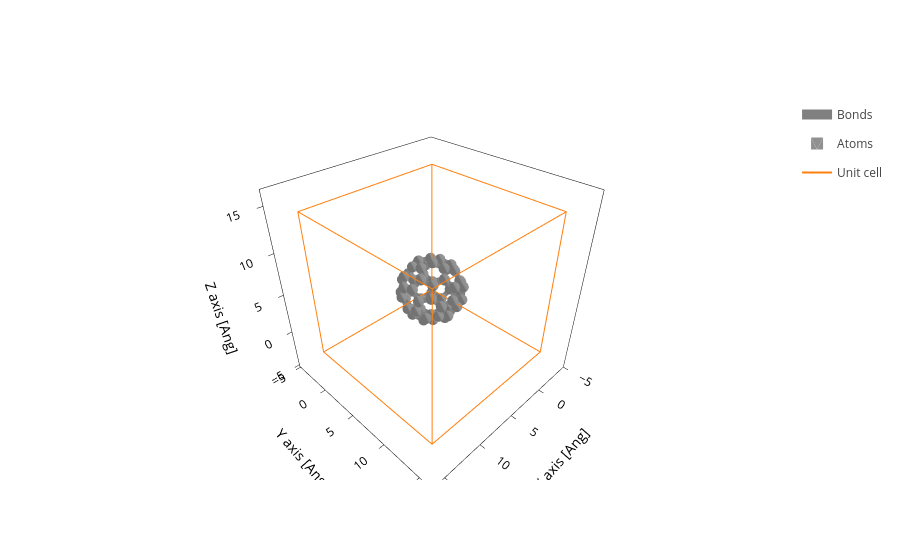

The code cell stored with this chart in its notebook:
### Code cell
system.plot()

### Figure 1 — Plotly figure (JSON) as saved in the notebook; plotly's stock layout.template omitted (floating-point values rounded to 4 significant figures; data arrays with more than 128 entries replaced by an {"elided": "..."} marker saying what was removed)
{"data": [{"line": {"color": "gray", "width": 10}, "meta": {}, "mode": "lines", "name": "Bonds", "opacity": 1, "type": "scatter3d", "x": {"elided": "1890 float values"}, "y": {"elided": "1890 float values"}, "z": {"elided": "1890 float values"}}, {"alphahull": 0, "color": "#909090", "hovertemplate": "%{meta.position}", "legendgroup": "Atoms", "meta": {"meta": {"Atoms_i": 0}, "position": "(2.48, 0.68, 2.96)"}, "name": "Atoms", "opacity": 1, "showlegend": true, "showscale": false, "type": "mesh3d", "x": {"elided": "225 float values"}, "y": {"elided": "225 float values"}, "z": {"elided": "225 float values"}}, {"alphahull": 0, "color": "#909090", "hovertemplate": "%{meta.position}", "legendgroup": "Atoms", "meta": {"meta": {"Atoms_i": 1}, "position": "(3.47, 0.20, 1.82)"}, "name": "Atoms", "opacity": 1, "showlegend": false, "showscale": false, "type": "mesh3d", "x": {"elided": "225 float values"}, "y": {"elided": "225 float values"}, "z": {"elided": "225 float values"}}, {"alphahull": 0, "color": "#909090", "hovertemplate": "%{meta.position}", "legendgroup": "Atoms", "meta": {"meta": {"Atoms_i": 2}, "position": "(1.46, -0.35, 3.62)"}, "name": "Atoms", "opacity": 1, "showlegend": false, "showscale": false, "type": "mesh3d", "x": {"elided": "225 float values"}, "y": {"elided": "225 float values"}, "z": {"elided": "225 float values"}}, {"alphahull": 0, "color": "#909090", "hovertemplate": "%{meta.position}", "legendgroup": "Atoms", "meta": {"meta": {"Atoms_i": 3}, "position": "(3.44, -1.31, 1.33)"}, "name": "Atoms", "opacity": 1, "showlegend": false, "showscale": false, "type": "mesh3d", "x": {"elided": "225 float values"}, "y": {"elided": "225 float values"}, "z": {"elided": "225 float values"}}, {"alphahull": 0, "color": "#909090", "hovertemplate": "%{meta.position}", "legendgroup": "Atoms", "meta": {"meta": {"Atoms_i": 4}, "position": "(3.55, -1.64, -0.22)"}, "name": "Atoms", "opacity": 1, "showlegend": false, "showscale": false, "type": "mesh3d", "x": {"elided": "225 float values"}, "y": {"elided": "225 float values"}, "z": {"elided": "225 float values"}}, {"alphahull": 0, "color": "#909090", "hovertemplate": "%{meta.position}", "legendgroup": "Atoms", "meta": {"meta": {"Atoms_i": 5}, "position": "(3.60, 1.38, 0.76)"}, "name": "Atoms", "opacity": 1, "showlegend": false, "showscale": false, "type": "mesh3d", "x": {"elided": "225 float values"}, "y": {"elided": "225 float values"}, "z": {"elided": "225 float values"}}, {"alphahull": 0, "color": "#909090", "hovertemplate": "%{meta.position}", "legendgroup": "Atoms", "meta": {"meta": {"Atoms_i": 6}, "position": "(3.71, 1.05, -0.78)"}, "name": "Atoms", "opacity": 1, "showlegend": false, "showscale": false, "type": "mesh3d", "x": {"elided": "225 float values"}, "y": {"elided": "225 float values"}, "z": {"elided": "225 float values"}}, {"alphahull": 0, "color": "#909090", "hovertemplate": "%{meta.position}", "legendgroup": "Atoms", "meta": {"meta": {"Atoms_i": 7}, "position": "(3.68, -0.46, -1.28)"}, "name": "Atoms", "opacity": 1, "showlegend": false, "showscale": false, "type": "mesh3d", "x": {"elided": "225 float values"}, "y": {"elided": "225 float values"}, "z": {"elided": "225 float values"}}, {"alphahull": 0, "color": "#909090", "hovertemplate": "%{meta.position}", "legendgroup": "Atoms", "meta": {"meta": {"Atoms_i": 8}, "position": "(-0.50, 1.55, 3.57)"}, "name": "Atoms", "opacity": 1, "showlegend": false, "showscale": false, "type": "mesh3d", "x": {"elided": "225 float values"}, "y": {"elided": "225 float values"}, "z": {"elided": "225 float values"}}, {"alphahull": 0, "color": "#909090", "hovertemplate": "%{meta.position}", "legendgroup": "Atoms", "meta": {"meta": {"Atoms_i": 9}, "position": "(0.50, 2.59, 2.92)"}, "name": "Atoms", "opacity": 1, "showlegend": false, "showscale": false, "type": "mesh3d", "x": {"elided": "225 float values"}, "y": {"elided": "225 float values"}, "z": {"elided": "225 float values"}}, {"alphahull": 0, "color": "#909090", "hovertemplate": "%{meta.position}", "legendgroup": "Atoms", "meta": {"meta": {"Atoms_i": 10}, "position": "(-0.03, 0.07, 3.93)"}, "name": "Atoms", "opacity": 1, "showlegend": false, "showscale": false, "type": "mesh3d", "x": {"elided": "225 float values"}, "y": {"elided": "225 float values"}, "z": {"elided": "225 float values"}}, {"alphahull": 0, "color": "#909090", "hovertemplate": "%{meta.position}", "legendgroup": "Atoms", "meta": {"meta": {"Atoms_i": 11}, "position": "(1.99, 2.15, 2.61)"}, "name": "Atoms", "opacity": 1, "showlegend": false, "showscale": false, "type": "mesh3d", "x": {"elided": "225 float values"}, "y": {"elided": "225 float values"}, "z": {"elided": "225 float values"}}, {"alphahull": 0, "color": "#909090", "hovertemplate": "%{meta.position}", "legendgroup": "Atoms", "meta": {"meta": {"Atoms_i": 12}, "position": "(2.69, 2.59, 1.26)"}, "name": "Atoms", "opacity": 1, "showlegend": false, "showscale": false, "type": "mesh3d", "x": {"elided": "225 float values"}, "y": {"elided": "225 float values"}, "z": {"elided": "225 float values"}}, {"alphahull": 0, "color": "#909090", "hovertemplate": "%{meta.position}", "legendgroup": "Atoms", "meta": {"meta": {"Atoms_i": 13}, "position": "(-0.30, 3.46, 1.87)"}, "name": "Atoms", "opacity": 1, "showlegend": false, "showscale": false, "type": "mesh3d", "x": {"elided": "225 float values"}, "y": {"elided": "225 float values"}, "z": {"elided": "225 float values"}}, {"alphahull": 0, "color": "#909090", "hovertemplate": "%{meta.position}", "legendgroup": "Atoms", "meta": {"meta": {"Atoms_i": 14}, "position": "(0.39, 3.89, 0.50)"}, "name": "Atoms", "opacity": 1, "showlegend": false, "showscale": false, "type": "mesh3d", "x": {"elided": "225 float values"}, "y": {"elided": "225 float values"}, "z": {"elided": "225 float values"}}, {"alphahull": 0, "color": "#909090", "hovertemplate": "%{meta.position}", "legendgroup": "Atoms", "meta": {"meta": {"Atoms_i": 15}, "position": "(1.89, 3.46, 0.20)"}, "name": "Atoms", "opacity": 1, "showlegend": false, "showscale": false, "type": "mesh3d", "x": {"elided": "225 float values"}, "y": {"elided": "225 float values"}, "z": {"elided": "225 float values"}}, {"alphahull": 0, "color": "#909090", "hovertemplate": "%{meta.position}", "legendgroup": "Atoms", "meta": {"meta": {"Atoms_i": 16}, "position": "(-2.39, -0.94, 2.97)"}, "name": "Atoms", "opacity": 1, "showlegend": false, "showscale": false, "type": "mesh3d", "x": {"elided": "225 float values"}, "y": {"elided": "225 float values"}, "z": {"elided": "225 float values"}}, {"alphahull": 0, "color": "#909090", "hovertemplate": "%{meta.position}", "legendgroup": "Atoms", "meta": {"meta": {"Atoms_i": 17}, "position": "(-2.87, 0.53, 2.61)"}, "name": "Atoms", "opacity": 1, "showlegend": false, "showscale": false, "type": "mesh3d", "x": {"elided": "225 float values"}, "y": {"elided": "225 float values"}, "z": {"elided": "225 float values"}}, {"alphahull": 0, "color": "#909090", "hovertemplate": "%{meta.position}", "legendgroup": "Atoms", "meta": {"meta": {"Atoms_i": 18}, "position": "(-0.97, -1.17, 3.63)"}, "name": "Atoms", "opacity": 1, "showlegend": false, "showscale": false, "type": "mesh3d", "x": {"elided": "225 float values"}, "y": {"elided": "225 float values"}, "z": {"elided": "225 float values"}}, {"alphahull": 0, "color": "#909090", "hovertemplate": "%{meta.position}", "legendgroup": "Atoms", "meta": {"meta": {"Atoms_i": 19}, "position": "(-1.93, 1.77, 2.92)"}, "name": "Atoms", "opacity": 1, "showlegend": false, "showscale": false, "type": "mesh3d", "x": {"elided": "225 float values"}, "y": {"elided": "225 float values"}, "z": {"elided": "225 float values"}}, {"alphahull": 0, "color": "#909090", "hovertemplate": "%{meta.position}", "legendgroup": "Atoms", "meta": {"meta": {"Atoms_i": 20}, "position": "(-1.81, 2.96, 1.87)"}, "name": "Atoms", "opacity": 1, "showlegend": false, "showscale": false, "type": "mesh3d", "x": {"elided": "225 float values"}, "y": {"elided": "225 float values"}, "z": {"elided": "225 float values"}}, {"alphahull": 0, "color": "#909090", "hovertemplate": "%{meta.position}", "legendgroup": "Atoms", "meta": {"meta": {"Atoms_i": 21}, "position": "(-3.69, 0.46, 1.26)"}, "name": "Atoms", "opacity": 1, "showlegend": false, "showscale": false, "type": "mesh3d", "x": {"elided": "225 float values"}, "y": {"elided": "225 float values"}, "z": {"elided": "225 float values"}}, {"alphahull": 0, "color": "#909090", "hovertemplate": "%{meta.position}", "legendgroup": "Atoms", "meta": {"meta": {"Atoms_i": 22}, "position": "(-3.57, 1.65, 0.20)"}, "name": "Atoms", "opacity": 1, "showlegend": false, "showscale": false, "type": "mesh3d", "x": {"elided": "225 float values"}, "y": {"elided": "225 float values"}, "z": {"elided": "225 float values"}}, {"alphahull": 0, "color": "#909090", "hovertemplate": "%{meta.position}", "legendgroup": "Atoms", "meta": {"meta": {"Atoms_i": 23}, "position": "(-2.62, 2.89, 0.50)"}, "name": "Atoms", "opacity": 1, "showlegend": false, "showscale": false, "type": "mesh3d", "x": {"elided": "225 float values"}, "y": {"elided": "225 float values"}, "z": {"elided": "225 float values"}}, {"alphahull": 0, "color": "#909090", "hovertemplate": "%{meta.position}", "legendgroup": "Atoms", "meta": {"meta": {"Atoms_i": 24}, "position": "(-0.56, -3.33, 1.99)"}, "name": "Atoms", "opacity": 1, "showlegend": false, "showscale": false, "type": "mesh3d", "x": {"elided": "225 float values"}, "y": {"elided": "225 float values"}, "z": {"elided": "225 float values"}}, {"alphahull": 0, "color": "#909090", "hovertemplate": "%{meta.position}", "legendgroup": "Atoms", "meta": {"meta": {"Atoms_i": 25}, "position": "(-1.99, -3.10, 1.33)"}, "name": "Atoms", "opacity": 1, "showlegend": false, "showscale": false, "type": "mesh3d", "x": {"elided": "225 float values"}, "y": {"elided": "225 float values"}, "z": {"elided": "225 float values"}}, {"alphahull": 0, "color": "#909090", "hovertemplate": "%{meta.position}", "legendgroup": "Atoms", "meta": {"meta": {"Atoms_i": 26}, "position": "(-0.04, -2.36, 3.14)"}, "name": "Atoms", "opacity": 1, "showlegend": false, "showscale": false, "type": "mesh3d", "x": {"elided": "225 float values"}, "y": {"elided": "225 float values"}, "z": {"elided": "225 float values"}}, {"alphahull": 0, "color": "#909090", "hovertemplate": "%{meta.position}", "legendgroup": "Atoms", "meta": {"meta": {"Atoms_i": 27}, "position": "(-2.91, -1.90, 1.82)"}, "name": "Atoms", "opacity": 1, "showlegend": false, "showscale": false, "type": "mesh3d", "x": {"elided": "225 float values"}, "y": {"elided": "225 float values"}, "z": {"elided": "225 float values"}}, {"alphahull": 0, "color": "#909090", "hovertemplate": "%{meta.position}", "legendgroup": "Atoms", "meta": {"meta": {"Atoms_i": 28}, "position": "(-3.73, -1.04, 0.77)"}, "name": "Atoms", "opacity": 1, "showlegend": false, "showscale": false, "type": "mesh3d", "x": {"elided": "225 float values"}, "y": {"elided": "225 float values"}, "z": {"elided": "225 float values"}}, {"alphahull": 0, "color": "#909090", "hovertemplate": "%{meta.position}", "legendgroup": "Atoms", "meta": {"meta": {"Atoms_i": 29}, "position": "(-1.89, -3.44, -0.22)"}, "name": "Atoms", "opacity": 1, "showlegend": false, "showscale": false, "type": "mesh3d", "x": {"elided": "225 float values"}, "y": {"elided": "225 float values"}, "z": {"elided": "225 float values"}}, {"alphahull": 0, "color": "#909090", "hovertemplate": "%{meta.position}", "legendgroup": "Atoms", "meta": {"meta": {"Atoms_i": 30}, "position": "(-2.69, -2.56, -1.28)"}, "name": "Atoms", "opacity": 1, "showlegend": false, "showscale": false, "type": "mesh3d", "x": {"elided": "225 float values"}, "y": {"elided": "225 float values"}, "z": {"elided": "225 float values"}}, {"alphahull": 0, "color": "#909090", "hovertemplate": "%{meta.position}", "legendgroup": "Atoms", "meta": {"meta": {"Atoms_i": 31}, "position": "(-3.62, -1.37, -0.79)"}, "name": "Atoms", "opacity": 1, "showlegend": false, "showscale": false, "type": "mesh3d", "x": {"elided": "225 float values"}, "y": {"elided": "225 float values"}, "z": {"elided": "225 float values"}}, {"alphahull": 0, "color": "#909090", "hovertemplate": "%{meta.position}", "legendgroup": "Atoms", "meta": {"meta": {"Atoms_i": 32}, "position": "(2.44, -2.35, 1.98)"}, "name": "Atoms", "opacity": 1, "showlegend": false, "showscale": false, "type": "mesh3d", "x": {"elided": "225 float values"}, "y": {"elided": "225 float values"}, "z": {"elided": "225 float values"}}, {"alphahull": 0, "color": "#909090", "hovertemplate": "%{meta.position}", "legendgroup": "Atoms", "meta": {"meta": {"Atoms_i": 33}, "position": "(1.93, -3.32, 0.83)"}, "name": "Atoms", "opacity": 1, "showlegend": false, "showscale": false, "type": "mesh3d", "x": {"elided": "225 float values"}, "y": {"elided": "225 float values"}, "z": {"elided": "225 float values"}}, {"alphahull": 0, "color": "#909090", "hovertemplate": "%{meta.position}", "legendgroup": "Atoms", "meta": {"meta": {"Atoms_i": 34}, "position": "(1.46, -1.87, 3.13)"}, "name": "Atoms", "opacity": 1, "showlegend": false, "showscale": false, "type": "mesh3d", "x": {"elided": "225 float values"}, "y": {"elided": "225 float values"}, "z": {"elided": "225 float values"}}, {"alphahull": 0, "color": "#909090", "hovertemplate": "%{meta.position}", "legendgroup": "Atoms", "meta": {"meta": {"Atoms_i": 35}, "position": "(0.42, -3.81, 0.83)"}, "name": "Atoms", "opacity": 1, "showlegend": false, "showscale": false, "type": "mesh3d", "x": {"elided": "225 float values"}, "y": {"elided": "225 float values"}, "z": {"elided": "225 float values"}}, {"alphahull": 0, "color": "#909090", "hovertemplate": "%{meta.position}", "legendgroup": "Atoms", "meta": {"meta": {"Atoms_i": 36}, "position": "(-0.39, -3.87, -0.52)"}, "name": "Atoms", "opacity": 1, "showlegend": false, "showscale": false, "type": "mesh3d", "x": {"elided": "225 float values"}, "y": {"elided": "225 float values"}, "z": {"elided": "225 float values"}}, {"alphahull": 0, "color": "#909090", "hovertemplate": "%{meta.position}", "legendgroup": "Atoms", "meta": {"meta": {"Atoms_i": 37}, "position": "(2.62, -2.89, -0.53)"}, "name": "Atoms", "opacity": 1, "showlegend": false, "showscale": false, "type": "mesh3d", "x": {"elided": "225 float values"}, "y": {"elided": "225 float values"}, "z": {"elided": "225 float values"}}, {"alphahull": 0, "color": "#909090", "hovertemplate": "%{meta.position}", "legendgroup": "Atoms", "meta": {"meta": {"Atoms_i": 38}, "position": "(1.80, -2.94, -1.89)"}, "name": "Atoms", "opacity": 1, "showlegend": false, "showscale": false, "type": "mesh3d", "x": {"elided": "225 float values"}, "y": {"elided": "225 float values"}, "z": {"elided": "225 float values"}}, {"alphahull": 0, "color": "#909090", "hovertemplate": "%{meta.position}", "legendgroup": "Atoms", "meta": {"meta": {"Atoms_i": 39}, "position": "(0.29, -3.43, -1.89)"}, "name": "Atoms", "opacity": 1, "showlegend": false, "showscale": false, "type": "mesh3d", "x": {"elided": "225 float values"}, "y": {"elided": "225 float values"}, "z": {"elided": "225 float values"}}, {"alphahull": 0, "color": "#909090", "hovertemplate": "%{meta.position}", "legendgroup": "Atoms", "meta": {"meta": {"Atoms_i": 40}, "position": "(-2.49, -0.66, -2.97)"}, "name": "Atoms", "opacity": 1, "showlegend": false, "showscale": false, "type": "mesh3d", "x": {"elided": "225 float values"}, "y": {"elided": "225 float values"}, "z": {"elided": "225 float values"}}, {"alphahull": 0, "color": "#909090", "hovertemplate": "%{meta.position}", "legendgroup": "Atoms", "meta": {"meta": {"Atoms_i": 41}, "position": "(-2.00, -2.14, -2.64)"}, "name": "Atoms", "opacity": 1, "showlegend": false, "showscale": false, "type": "mesh3d", "x": {"elided": "225 float values"}, "y": {"elided": "225 float values"}, "z": {"elided": "225 float values"}}, {"alphahull": 0, "color": "#909090", "hovertemplate": "%{meta.position}", "legendgroup": "Atoms", "meta": {"meta": {"Atoms_i": 42}, "position": "(-0.50, -2.57, -2.95)"}, "name": "Atoms", "opacity": 1, "showlegend": false, "showscale": false, "type": "mesh3d", "x": {"elided": "225 float values"}, "y": {"elided": "225 float values"}, "z": {"elided": "225 float values"}}, {"alphahull": 0, "color": "#909090", "hovertemplate": "%{meta.position}", "legendgroup": "Atoms", "meta": {"meta": {"Atoms_i": 43}, "position": "(-1.46, 0.36, -3.62)"}, "name": "Atoms", "opacity": 1, "showlegend": false, "showscale": false, "type": "mesh3d", "x": {"elided": "225 float values"}, "y": {"elided": "225 float values"}, "z": {"elided": "225 float values"}}, {"alphahull": 0, "color": "#909090", "hovertemplate": "%{meta.position}", "legendgroup": "Atoms", "meta": {"meta": {"Atoms_i": 44}, "position": "(-2.46, 2.35, -1.99)"}, "name": "Atoms", "opacity": 1, "showlegend": false, "showscale": false, "type": "mesh3d", "x": {"elided": "225 float values"}, "y": {"elided": "225 float values"}, "z": {"elided": "225 float values"}}, {"alphahull": 0, "color": "#909090", "hovertemplate": "%{meta.position}", "legendgroup": "Atoms", "meta": {"meta": {"Atoms_i": 45}, "position": "(-3.48, 1.32, -1.35)"}, "name": "Atoms", "opacity": 1, "showlegend": false, "showscale": false, "type": "mesh3d", "x": {"elided": "225 float values"}, "y": {"elided": "225 float values"}, "z": {"elided": "225 float values"}}, {"alphahull": 0, "color": "#909090", "hovertemplate": "%{meta.position}", "legendgroup": "Atoms", "meta": {"meta": {"Atoms_i": 46}, "position": "(-3.50, -0.19, -1.84)"}, "name": "Atoms", "opacity": 1, "showlegend": false, "showscale": false, "type": "mesh3d", "x": {"elided": "225 float values"}, "y": {"elided": "225 float values"}, "z": {"elided": "225 float values"}}, {"alphahull": 0, "color": "#909090", "hovertemplate": "%{meta.position}", "legendgroup": "Atoms", "meta": {"meta": {"Atoms_i": 47}, "position": "(-1.45, 1.88, -3.12)"}, "name": "Atoms", "opacity": 1, "showlegend": false, "showscale": false, "type": "mesh3d", "x": {"elided": "225 float values"}, "y": {"elided": "225 float values"}, "z": {"elided": "225 float values"}}, {"alphahull": 0, "color": "#909090", "hovertemplate": "%{meta.position}", "legendgroup": "Atoms", "meta": {"meta": {"Atoms_i": 48}, "position": "(0.58, 3.36, -1.99)"}, "name": "Atoms", "opacity": 1, "showlegend": false, "showscale": false, "type": "mesh3d", "x": {"elided": "225 float values"}, "y": {"elided": "225 float values"}, "z": {"elided": "225 float values"}}, {"alphahull": 0, "color": "#909090", "hovertemplate": "%{meta.position}", "legendgroup": "Atoms", "meta": {"meta": {"Atoms_i": 49}, "position": "(-0.43, 3.84, -0.86)"}, "name": "Atoms", "opacity": 1, "showlegend": false, "showscale": false, "type": "mesh3d", "x": {"elided": "225 float values"}, "y": {"elided": "225 float values"}, "z": {"elided": "225 float values"}}, {"alphahull": 0, "color": "#909090", "hovertemplate": "%{meta.position}", "legendgroup": "Atoms", "meta": {"meta": {"Atoms_i": 50}, "position": "(-1.94, 3.34, -0.86)"}, "name": "Atoms", "opacity": 1, "showlegend": false, "showscale": false, "type": "mesh3d", "x": {"elided": "225 float values"}, "y": {"elided": "225 float values"}, "z": {"elided": "225 float values"}}, {"alphahull": 0, "color": "#909090", "hovertemplate": "%{meta.position}", "legendgroup": "Atoms", "meta": {"meta": {"Atoms_i": 51}, "position": "(0.06, 2.37, -3.13)"}, "name": "Atoms", "opacity": 1, "showlegend": false, "showscale": false, "type": "mesh3d", "x": {"elided": "225 float values"}, "y": {"elided": "225 float values"}, "z": {"elided": "225 float values"}}, {"alphahull": 0, "color": "#909090", "hovertemplate": "%{meta.position}", "legendgroup": "Atoms", "meta": {"meta": {"Atoms_i": 52}, "position": "(2.40, 0.95, -2.98)"}, "name": "Atoms", "opacity": 1, "showlegend": false, "showscale": false, "type": "mesh3d", "x": {"elided": "225 float values"}, "y": {"elided": "225 float values"}, "z": {"elided": "225 float values"}}, {"alphahull": 0, "color": "#909090", "hovertemplate": "%{meta.position}", "legendgroup": "Atoms", "meta": {"meta": {"Atoms_i": 53}, "position": "(2.92, 1.93, -1.84)"}, "name": "Atoms", "opacity": 1, "showlegend": false, "showscale": false, "type": "mesh3d", "x": {"elided": "225 float values"}, "y": {"elided": "225 float values"}, "z": {"elided": "225 float values"}}, {"alphahull": 0, "color": "#909090", "hovertemplate": "%{meta.position}", "legendgroup": "Atoms", "meta": {"meta": {"Atoms_i": 54}, "position": "(2.01, 3.14, -1.35)"}, "name": "Atoms", "opacity": 1, "showlegend": false, "showscale": false, "type": "mesh3d", "x": {"elided": "225 float values"}, "y": {"elided": "225 float values"}, "z": {"elided": "225 float values"}}, {"alphahull": 0, "color": "#909090", "hovertemplate": "%{meta.position}", "legendgroup": "Atoms", "meta": {"meta": {"Atoms_i": 55}, "position": "(0.96, 1.17, -3.63)"}, "name": "Atoms", "opacity": 1, "showlegend": false, "showscale": false, "type": "mesh3d", "x": {"elided": "225 float values"}, "y": {"elided": "225 float values"}, "z": {"elided": "225 float values"}}, {"alphahull": 0, "color": "#909090", "hovertemplate": "%{meta.position}", "legendgroup": "Atoms", "meta": {"meta": {"Atoms_i": 56}, "position": "(0.51, -1.54, -3.62)"}, "name": "Atoms", "opacity": 1, "showlegend": false, "showscale": false, "type": "mesh3d", "x": {"elided": "225 float values"}, "y": {"elided": "225 float values"}, "z": {"elided": "225 float values"}}, {"alphahull": 0, "color": "#909090", "hovertemplate": "%{meta.position}", "legendgroup": "Atoms", "meta": {"meta": {"Atoms_i": 57}, "position": "(1.94, -1.77, -2.96)"}, "name": "Atoms", "opacity": 1, "showlegend": false, "showscale": false, "type": "mesh3d", "x": {"elided": "225 float values"}, "y": {"elided": "225 float values"}, "z": {"elided": "225 float values"}}, {"alphahull": 0, "color": "#909090", "hovertemplate": "%{meta.position}", "legendgroup": "Atoms", "meta": {"meta": {"Atoms_i": 58}, "position": "(2.88, -0.53, -2.65)"}, "name": "Atoms", "opacity": 1, "showlegend": false, "showscale": false, "type": "mesh3d", "x": {"elided": "225 float values"}, "y": {"elided": "225 float values"}, "z": {"elided": "225 float values"}}, {"alphahull": 0, "color": "#909090", "hovertemplate": "%{meta.position}", "legendgroup": "Atoms", "meta": {"meta": {"Atoms_i": 59}, "position": "(0.03, -0.07, -3.95)"}, "name": "Atoms", "opacity": 1, "showlegend": false, "showscale": false, "type": "mesh3d", "x": {"elided": "225 float values"}, "y": {"elided": "225 float values"}, "z": {"elided": "225 float values"}}, {"meta": {}, "mode": "lines", "name": "Unit cell", "type": "scatter3d", "x": [0.0, 0.0, 16.0, 16.0, 0.0, 0.0, NaN, 0.0, 0.0, 0.0, 16.0, 16.0, 0.0, NaN, 16.0, 16.0, NaN, 16.0, 16.0], "y": [0.0, 16.0, 16.0, 16.0, 16.0, 16.0, NaN, 16.0, 0.0, 0.0, 0.0, 0.0, 0.0, NaN, 16.0, 0.0, NaN, 16.0, 0.0], "z": [0.0, 0.0, 0.0, 16.0, 16.0, 0.0, NaN, 16.0, 16.0, 0.0, 0.0, 16.0, 16.0, NaN, 0.0, 0.0, NaN, 16.0, 16.0]}], "layout": {"scene": {"aspectmode": "data", "xaxis": {"title": {"text": "X axis [Ang]"}}, "yaxis": {"title": {"text": "Y axis [Ang]"}}, "zaxis": {"title": {"text": "Z axis [Ang]"}}}, "xaxis": {"scaleanchor": "y", "scaleratio": 1, "title": {"text": "X axis [Ang]"}}, "yaxis": {"title": {"text": "Y axis [Ang]"}}}}
